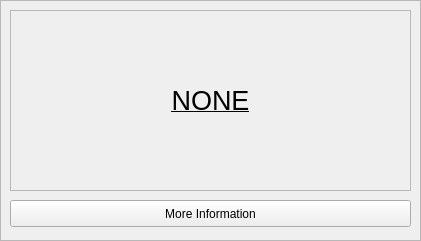
     <widget class="QFrame" name="frame_28">
      <property name="geometry">
       <rect>
        <x>530</x>
        <y>40</y>
        <width>421</width>
        <height>241</height>
       </rect>
      </property>
      <property name="frameShape">
       <enum>QFrame::StyledPanel</enum>
      </property>
      <property name="frameShadow">
       <enum>QFrame::Raised</enum>
      </property>
      <widget class="QPushButton" name="pushButton_2">
       <property name="geometry">
        <rect>
         <x>10</x>
         <y>200</y>
         <width>401</width>
         <height>27</height>
        </rect>
       </property>
       <property name="text">
        <string>More Information</string>
       </property>
      </widget>
      <widget class="QFrame" name="frame_13">
       <property name="geometry">
        <rect>
         <x>10</x>
         <y>10</y>
         <width>401</width>
         <height>181</height>
        </rect>
       </property>
       <property name="frameShape">
        <enum>QFrame::StyledPanel</enum>
       </property>
       <property name="frameShadow">
        <enum>QFrame::Raised</enum>
       </property>
       <widget class="QLabel" name="frame2_hearing">
        <property name="geometry">
         <rect>
          <x>10</x>
          <y>10</y>
          <width>381</width>
          <height>161</height>
         </rect>
        </property>
        <property name="sizePolicy">
         <sizepolicy hsizetype="Expanding" vsizetype="Preferred">
          <horstretch>0</horstretch>
          <verstretch>0</verstretch>
         </sizepolicy>
        </property>
        <property name="font">
         <font>
          <pointsize>20</pointsize>
          <italic>false</italic>
          <underline>true</underline>
         </font>
        </property>
        <property name="lineWidth">
         <number>0</number>
        </property>
        <property name="text">
         <string>NONE</string>
        </property>
        <property name="textFormat">
         <enum>Qt::AutoText</enum>
        </property>
        <property name="scaledContents">
         <bool>false</bool>
        </property>
        <property name="alignment">
         <set>Qt::AlignCenter</set>
        </property>
        <property name="wordWrap">
         <bool>true</bool>
        </property>
        <property name="openExternalLinks">
         <bool>false</bool>
        </property>
       </widget>
      </widget>
     </widget>
